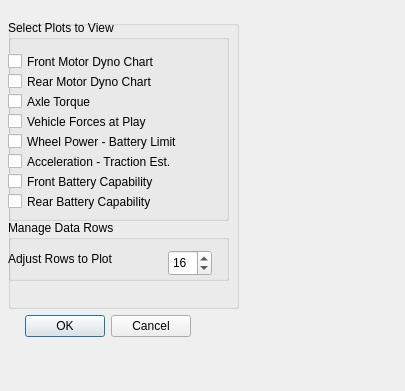
<?xml version="1.0" encoding="UTF-8"?>
<ui version="4.0">
 <class>DynoChartTaskPanel_exp</class>
 <widget class="QDialog" name="DynoChartTaskPanel_exp">
  <property name="geometry">
   <rect>
    <x>0</x>
    <y>0</y>
    <width>405</width>
    <height>391</height>
   </rect>
  </property>
  <property name="windowTitle">
   <string>Dialog</string>
  </property>
  <widget class="QDialogButtonBox" name="DynoChartTaskPanel_Bx">
   <property name="geometry">
    <rect>
     <x>20</x>
     <y>310</y>
     <width>171</width>
     <height>32</height>
    </rect>
   </property>
   <property name="orientation">
    <enum>Qt::Horizontal</enum>
   </property>
   <property name="standardButtons">
    <set>QDialogButtonBox::Cancel|QDialogButtonBox::Ok</set>
   </property>
  </widget>
  <widget class="QGroupBox" name="grpbx_master">
   <property name="geometry">
    <rect>
     <x>8</x>
     <y>20</y>
     <width>231</width>
     <height>289</height>
    </rect>
   </property>
   <property name="title">
    <string/>
   </property>
   <widget class="QGroupBox" name="grpbx_sprdsheet">
    <property name="geometry">
     <rect>
      <x>0</x>
      <y>0</y>
      <width>221</width>
      <height>201</height>
     </rect>
    </property>
    <property name="title">
     <string>Select Plots to View</string>
    </property>
    <widget class="QCheckBox" name="chkbx_FntMotorDyno">
     <property name="geometry">
      <rect>
       <x>0</x>
       <y>30</y>
       <width>181</width>
       <height>23</height>
      </rect>
     </property>
     <property name="text">
      <string>Front Motor Dyno Chart</string>
     </property>
    </widget>
    <widget class="QCheckBox" name="chkbx_RrMotorDyno">
     <property name="geometry">
      <rect>
       <x>0</x>
       <y>50</y>
       <width>191</width>
       <height>23</height>
      </rect>
     </property>
     <property name="text">
      <string>Rear Motor Dyno Chart</string>
     </property>
    </widget>
    <widget class="QCheckBox" name="chkbx_AxleTorque">
     <property name="geometry">
      <rect>
       <x>0</x>
       <y>70</y>
       <width>151</width>
       <height>23</height>
      </rect>
     </property>
     <property name="text">
      <string>Axle Torque</string>
     </property>
    </widget>
    <widget class="QCheckBox" name="chkbx_VehForces">
     <property name="geometry">
      <rect>
       <x>0</x>
       <y>90</y>
       <width>181</width>
       <height>23</height>
      </rect>
     </property>
     <property name="text">
      <string>Vehicle Forces at Play</string>
     </property>
    </widget>
    <widget class="QCheckBox" name="chkbx_WheelPwr">
     <property name="geometry">
      <rect>
       <x>0</x>
       <y>110</y>
       <width>211</width>
       <height>23</height>
      </rect>
     </property>
     <property name="text">
      <string>Wheel Power - Battery Limit</string>
     </property>
    </widget>
    <widget class="QCheckBox" name="chkbx_AccelTraction">
     <property name="geometry">
      <rect>
       <x>0</x>
       <y>130</y>
       <width>201</width>
       <height>23</height>
      </rect>
     </property>
     <property name="text">
      <string>Acceleration - Traction Est.</string>
     </property>
    </widget>
    <widget class="QCheckBox" name="chkbx_FnBatteryCapa">
     <property name="geometry">
      <rect>
       <x>0</x>
       <y>150</y>
       <width>191</width>
       <height>23</height>
      </rect>
     </property>
     <property name="text">
      <string>Front Battery Capability</string>
     </property>
    </widget>
    <widget class="QCheckBox" name="chkbx_RrBatteryCapa">
     <property name="geometry">
      <rect>
       <x>0</x>
       <y>170</y>
       <width>181</width>
       <height>23</height>
      </rect>
     </property>
     <property name="text">
      <string>Rear Battery Capability</string>
     </property>
    </widget>
   </widget>
   <widget class="QGroupBox" name="groupBox_3">
    <property name="geometry">
     <rect>
      <x>0</x>
      <y>200</y>
      <width>221</width>
      <height>61</height>
     </rect>
    </property>
    <property name="title">
     <string>Manage Data Rows</string>
    </property>
    <widget class="QLabel" name="label">
     <property name="geometry">
      <rect>
       <x>0</x>
       <y>30</y>
       <width>131</width>
       <height>17</height>
      </rect>
     </property>
     <property name="text">
      <string>Adjust Rows to Plot</string>
     </property>
    </widget>
    <widget class="QSpinBox" name="spinbx_Rows">
     <property name="geometry">
      <rect>
       <x>160</x>
       <y>30</y>
       <width>44</width>
       <height>26</height>
      </rect>
     </property>
     <property name="toolTip">
      <string>Default: 16. Range: 2-50</string>
     </property>
     <property name="minimum">
      <number>2</number>
     </property>
     <property name="maximum">
      <number>52</number>
     </property>
     <property name="value">
      <number>16</number>
     </property>
    </widget>
   </widget>
  </widget>
 </widget>
 <resources/>
 <connections>
  <connection>
   <sender>DynoChartTaskPanel_Bx</sender>
   <signal>accepted()</signal>
   <receiver>DynoChartTaskPanel_exp</receiver>
   <slot>update()</slot>
   <hints>
    <hint type="sourcelabel">
     <x>248</x>
     <y>254</y>
    </hint>
    <hint type="destinationlabel">
     <x>157</x>
     <y>274</y>
    </hint>
   </hints>
  </connection>
  <connection>
   <sender>DynoChartTaskPanel_Bx</sender>
   <signal>rejected()</signal>
   <receiver>DynoChartTaskPanel_exp</receiver>
   <slot>update()</slot>
   <hints>
    <hint type="sourcelabel">
     <x>316</x>
     <y>260</y>
    </hint>
    <hint type="destinationlabel">
     <x>286</x>
     <y>274</y>
    </hint>
   </hints>
  </connection>
  <connection>
   <sender>DynoChartTaskPanel_Bx</sender>
   <signal>rejected()</signal>
   <receiver>DynoChartTaskPanel_exp</receiver>
   <slot>on_sliderAccel_valueChanged()</slot>
   <hints>
    <hint type="sourcelabel">
     <x>105</x>
     <y>325</y>
    </hint>
    <hint type="destinationlabel">
     <x>202</x>
     <y>195</y>
    </hint>
   </hints>
  </connection>
  <connection>
   <sender>spinbx_Rows</sender>
   <signal>valueChanged(int)</signal>
   <receiver>label</receiver>
   <slot>setNum(int)</slot>
   <hints>
    <hint type="sourcelabel">
     <x>189</x>
     <y>262</y>
    </hint>
    <hint type="destinationlabel">
     <x>73</x>
     <y>258</y>
    </hint>
   </hints>
  </connection>
  <connection>
   <sender>DynoChartTaskPanel_Bx</sender>
   <signal>accepted()</signal>
   <receiver>DynoChartTaskPanel_exp</receiver>
   <slot>on_sliderFuel_valueChanged()</slot>
   <hints>
    <hint type="sourcelabel">
     <x>105</x>
     <y>325</y>
    </hint>
    <hint type="destinationlabel">
     <x>202</x>
     <y>195</y>
    </hint>
   </hints>
  </connection>
 </connections>
 <slots>
  <slot>on_sliderAccel_valueChanged()</slot>
  <slot>on_sliderFuel_valueChanged()</slot>
  <slot>btnEStop_toggle_visibility()</slot>
  <slot>spinValueChanged()</slot>
 </slots>
</ui>
